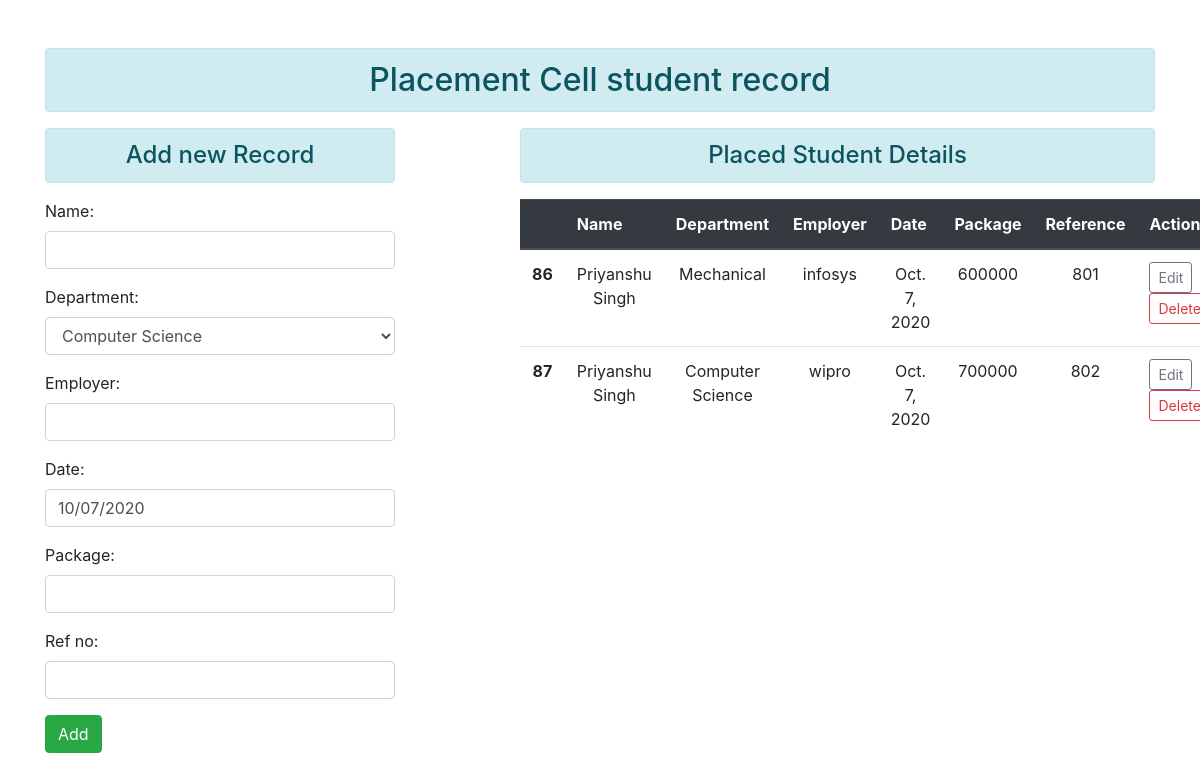
The page / on the database its author committed.
### placement/models.py (models this page shows)
class Student(models.Model):
    name = models.CharField(max_length = 150,null=False, blank=False)
    department = models.CharField(max_length = 150, choices=DEPARTMENTS, default='1')
    employer = models.CharField(max_length = 150,null=False, blank=False)
    date = models.DateField(("Date"), default=date.today,auto_now=False, auto_now_add=False)
    package = models.IntegerField(null=False, blank=False)
    ref_no = models.IntegerField(null=False, blank=False)

### placement/views.py (the view)
# urls.py: path('', views.add_show, name="show_student"),
def add_show(request):
    form = AddStudent(request.POST)
    if request.method == 'POST':
        if form.is_valid():
            cd = form.cleaned_data
            nm = cd['name']
            dp = cd['department']
            em = cd['employer']
            dt = cd['date']
            pk = cd['package']
            rf = cd['ref_no']
            reg = Student(name=nm, department=dp, employer=em,date=dt, package=pk, ref_no=rf)
            reg.save()
            messages.success(request, 'Added successfully')
            return HttpResponseRedirect('/')
        form = AddStudent()
    else:
        form = AddStudent()
    stud = Student.objects.all()
    return render(request, 'placement/show_student.html',{'form':form,'stu':stud})

### placement/forms.py
class AddStudent(forms.ModelForm):
    class Meta:
        model = Student
        fields = ['name','department','employer','date','package','ref_no']
        widgets = {
            'name': forms.TextInput(attrs={'class':'form-control'}),
            'department' : forms.Select(attrs={'class':'form-control'}),
            'employer': forms.TextInput(attrs={'class':'form-control'}),
            'date' : forms.DateInput(format='%m/%d/%Y',attrs={'class':'form-control'}),
            'package': forms.NumberInput(attrs={'class':'form-control'}),
            'ref_no': forms.NumberInput(attrs={'class':'form-control'}),
        }

### placement/templates/placement/show_student.html (shortened to what this page needs)
{% extends 'placement/base.html' %}
{% block content %}
<div class="row">
  <div class="col-sm-4">
    <h4 class="text-center alert alert-info">Add new Record</h4>
    <form action="" method="POST">
      {{form.as_p}}
      <input type="submit" class="btn btn-success" value="Add" />
    </form>
  </div>
  <div class="col-sm-7 offset-1">
     <h4 class="text-center alert alert-info">Placed Student Details</h4>
     {% if stu %}
     <table class="table table-hover">
        <thead class="thead-dark">
          <tr>
            <th scope="col"></th>
            <th scope="col">Name</th>
            <th scope="col">Department</th>
            <th scope="col">Employer</th>
            <th scope="col">Date</th>
            <th scope="col">Package</th>
            <th scope="col">Reference</th>
            <th scope="col">Action</th>
          </tr>
        </thead>
        <tbody>
            {% for st in stu %}
          <tr>
            <th scope="row" style="text-align: center;">{{st.id}}</th>
            <td style="text-align: center;">{{st.name}}</td>
            <td style="text-align: center;">{{st.department}}</td>
            <td style="text-align: center;">{{st.employer}}</td>
            <td style="text-align: center;">{{st.date}}</td>
            <td style="text-align: center;">{{st.package}}</td>
            <td style="text-align: center;">{{st.ref_no}}</td>
            <td>
               <a href="#" class="btn btn-outline-secondary btn-sm">Edit</a>
               <form action="{% url 'delete' st.id %}" method="POST" class="d-inline">
                   <input type="submit" class="btn btn-outline-danger btn-sm" value="Delete">
               </form>
            </td>
          </tr>
            {% endfor %}
        </tbody>
      </table>
     {% else %}
     <h4 class="text-center alert alert-warning">No Records Found !</h4>
     {% endif %}
  </div>
</div>
{% endblock content %}

### placement/templates/placement/base.html (shortened to what this page needs)
<!DOCTYPE html>
{% load static %}
<html lang="en">
<head>
    <link rel="stylesheet" href="{% static 'placement/css/bootstrap.css'%}">
</head>
<body>
    <div class="container mt-5">
        <h2 class="text-center alert alert-info">Placement Cell student record</h2>
        {% block content %}
        {% endblock content %}
    </div>
</body>
</html>

### rows shown on the page
Student: id "86", name "Priyanshu Singh", department "Mechanical", employer "infosys", date "Oct. 7, 2020", package "600000", ref_no "801"
Student: id "87", name "Priyanshu Singh", department "Computer Science", employer "wipro", date "Oct. 7, 2020", package "700000", ref_no "802"
